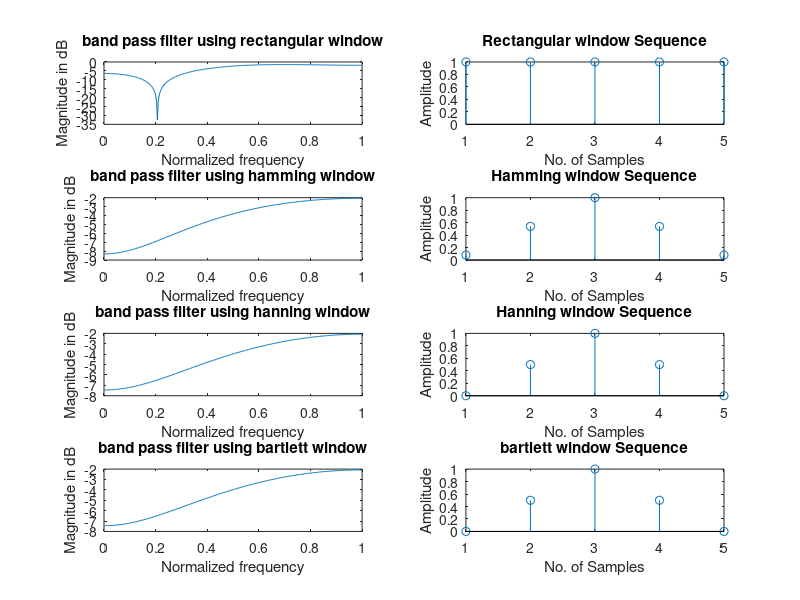

Write the MATLAB code that produced this figure.
clc;
clear all;
close all;
wc1=0.5*pi;
wc2=0.9*pi;
eps=0.001;
N = input('Enter the value of N=');
alpha = (N-1)/2;

n = 0:1:N-1;
hd = (sin(wc2*(n-alpha+eps))-sin(wc1*(n-alpha+eps)))./(pi*(n-alpha+eps));
wr = boxcar(N);
wh=hamming(N);
wn=hanning(N);
wt=bartlett(N);
hn = hd.*wr';
hn1=hd.*wh';
hn2=hd.*wn';
hn3=hd.*wt';
w = 0:0.01:pi;
h = freqz(hn,1,w);
h1 = freqz(hn1,1,w);
h2 = freqz(hn2,1,w);
h3=freqz(hn3,1,w);
subplot(4,2,1);
plot(w/pi,10*log10(abs(h)));
title('band pass filter using rectangular window');
xlabel('Normalized frequency');
ylabel('Magnitude in dB');
subplot(4,2,2);
stem(wr);
title('Rectangular window Sequence');
xlabel('No. of Samples');
ylabel('Amplitude');
subplot(4,2,3);
plot(w/pi,10*log10(abs(h1)));
title('band pass filter using hamming window');
xlabel('Normalized frequency');
ylabel('Magnitude in dB');
subplot(4,2,4);
stem(wh);
title('Hamming window Sequence');
xlabel('No. of Samples');
ylabel('Amplitude');
subplot(4,2,5);
plot(w/pi,10*log10(abs(h2)));
title('band pass filter using hanning window');
xlabel('Normalized frequency');
ylabel('Magnitude in dB');
subplot(4,2,6);
stem(wn);
title('Hanning window Sequence');
xlabel('No. of Samples');
ylabel('Amplitude');
subplot(4,2,7);
plot(w/pi,10*log10(abs(h2)));
title('band pass filter using bartlett window');
xlabel('Normalized frequency');
ylabel('Magnitude in dB');
subplot(4,2,8);
stem(wt);
title('bartlett window Sequence');
xlabel('No. of Samples');
ylabel('Amplitude');
